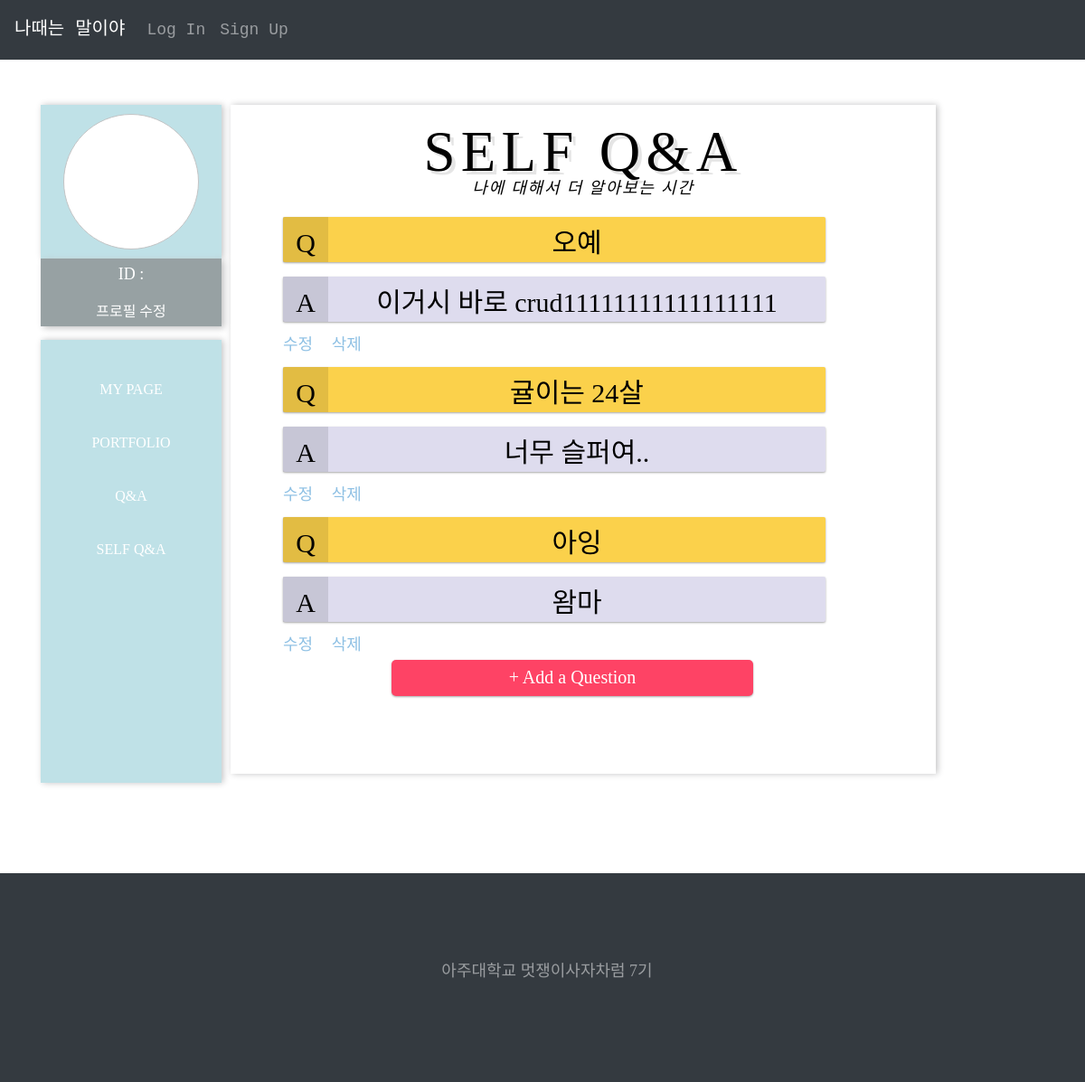
Screenshot of /selfqa/ with the database file from the repository.
### selfqa/models.py (models this page shows, shortened)
class selfqa(models.Model):
    username = models.CharField(max_length=100, null = True)
    question = models.CharField(max_length=500, null = True)
    answer = models.CharField(max_length=500, null = True)
    pub_date = models.DateField('date published', null = True)
    objects = models.Manager()

### selfqa/views.py (the view)
# urls.py: path('', views.QaView.as_view(), name='selfqa'),
class QaView(ListView):
    model = selfqa
    fields = ['question', 'answer']
    success_url = reverse_lazy('selfqa')

### selfqa/templates/selfqa/selfqa_list.html
{% extends 'base.html'%}
{% block content %}
{% load static %}
<link rel = "stylesheet" href="{% static 'css/selfqa.css' %}">
<div class="container2">
  <div class="profile">
    <div class="profilecontent">
      <div class="profileimg"></div>
    </div>
    <div class="profiletext">
      ID : {{user.username}}
      <a href="" class="nav1">프로필 수정</a>
    </div>
  </div>
  <div class="nav">
    <div class="navigation">
      <a href= "{% url 'user_page' %}" class="nav1">My Page</a>
      <a href="" class="nav1">Portfolio</a>
      <a href= "{% url 'qa_list' %}" class="nav1">Q&A</a>
      <a href="{%url 'selfqa' %}" class="nav1">Self Q&A</a>
    </div>
  </div>
    <div class="main1">
        <div class="sandbox sandbox-correct-pronounciation">
            <h1 class="heading heading-correct-pronounciation">
              <em>SELF Q&A</em>
              나에 대해서 더 알아보는 시간
            </h1>
        </div>
        <div class = "QAlist">
          {%for blog in object_list%}
            <div class="question">
                <div class="index"> Q </div>
                {{blog.question}}</div> <br>
            <div class="answer">
                <div class="index"> A </div>
                {{blog.answer}}</div> <br>
            <a href = "{% url 'change' blog.id %}" class=button1> 수정 </a>
            <a href = "{% url 'del' blog.id %}" class=button1 > 삭제 </a><br>
          {%endfor%}
          <a href="{% url 'new' %}" class="addqa">+ Add a Question</a>
        </div>
    </div>
  </div>
{% endblock %}

### static/css/index.css (style rules this page uses)
.nav { color : black; grid-area : nav; background-color: rgb(87, 156, 216); padding : 350px 50px; }
body { font-family: 'Eoe_Zno_M'; font-size : 20px; }
.question { all : unset; border-radius : 4px; border : 1px solid black; }
.answer { margin : 10px 0px; color : rgb(0, 0, 0); height : 40px; width : 700px; border : solid 3px rgba(233, 54, 173, 0.8); background-color: rgba(255, 255, 255, 0.8); box-shadow : 0 4px 6px rgba(50,50, 93, 0.11), 0 1px 3px rgba(0, 0, 0, 0.08); }

### static/css/style.css (style rules this page uses)
body { background: #ccc url("../images/photography.png") repeat; font-family: "Inconsolata", SFMono-Regular, Menlo, Monaco, Consolas, "Liberation Mono", "Courier New", monospace; font-weight: 300; font-size: 18px; line-height: 1.9; color: #6c757d; }
a { -webkit-transition: .3s all ease; -o-transition: .3s all ease; transition: .3s all ease; text-decoration: none; }
h1, h2, h3, h4, h5 { color: #000; font-family: "Josefin Sans", -apple-system, BlinkMacSystemFont, "Segoe UI", Roboto, "Helvetica Neue", Arial, sans-serif, "Apple Color Emoji", "Segoe UI Emoji", "Segoe UI Symbol", "Noto Color Emoji"; }
.heading { color: #000; }

### rows the page displays
selfqa: question "오예", answer "이거시 바로 crud11111111111111111"
selfqa: question "귤이는 24살", answer "너무 슬퍼여.."
selfqa: question "아잉", answer "왐마"
